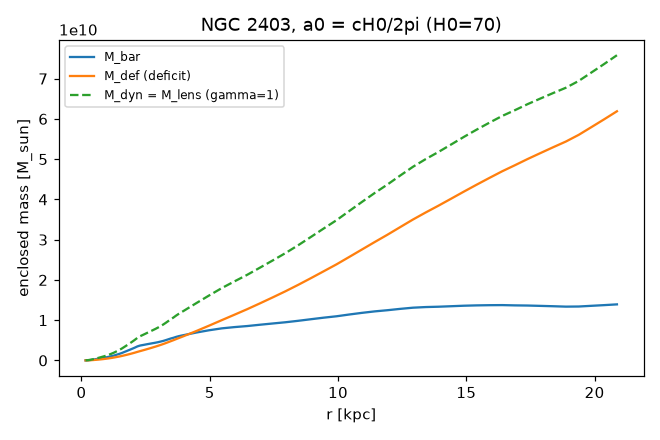

Write Python code to recreate this figure.
#!/usr/bin/env python3
"""
ch8_lensing_consistency.py  --  Chapter 8: does the rotation-fitting deficit lens like a real mass?

Re-implementation (2026-09-28) of a script cited on the site but lost. Rotation-curve fit follows
legacy_v2_3/ch6_galaxy_rar.py part (C) (same nu-function, same 3 km/s error floor, one free
Upsilon) but at the DERIVED a0 = c H0 / 2pi instead of the empirical 1.2e-10. numpy only.

CLAIM ON THE PAGES
------------------
  08-dark-matter-vacuum-deficit: "ch8_lensing_consistency.py fits NGC 2403 with the inflow law at
     the derived a0 = cH0/2pi, reads the implied deficit as a mass (M_def/M_bar ~ 4.4 at the outer
     radius) whose density is positive at every radius -- a well-behaved real mass that lenses with
     gamma = 1 (M_lens = M_dyn), matching observed galaxy lensing, where a modify-dynamics-only
     reading would give gamma = M_bar/M_dyn -> 0.2."
  axh: "Deficit lensing gamma=1 (ch8_lensing_consistency.py; NGC 2403)".

INPUTS (sources)
  ../legacy_v2_3/NGC2403_rotmod.dat : SPARC (Lelli, McGaugh & Schombert 2016), D = 3.16 Mpc.
  a0 = c H0 / 2pi with H0 in {67.4 (Planck 2018), 70.0, 73.04 (SH0ES 2022)} -- [HAND] the page
     does not say which H0; all three are reported. Empirical a0 = 1.2e-10 shown for reference.
  nu(x) = 1/(1 - exp(-sqrt(x)))  (legacy ch6 law);  error floor 3 km/s [HAND, legacy convention].
  Free parameter: disk Upsilon only (bulge is zero for NGC 2403). G = 6.67430e-11.

ALGORITHM
  1. Fit Upsilon on [0.1, 1.5] by golden-section search on chi2 (deterministic).
  2. Spherical-equivalent enclosed masses [HAND approximation; the disk is not spherical]:
       M_bar = V_bar^2 r / G,   M_dyn = V_model^2 r / G,   M_def = M_dyn - M_bar
     (also with V_obs in place of V_model).
  3. rho_def(r) = (dM_def/dr) / (4 pi r^2) by finite differences; count negative radii.
  4. Lensing mass under the two readings:
       VP deficit, no-slip GR matching (Phi = Psi, gamma_PPN = 1): M_lens = M_bar + M_def = M_dyn.
       modify-dynamics-only (lensing sees baryons only):              M_lens / M_dyn = M_bar / M_dyn.
     IMPORTANT: gamma = 1 for the deficit is an ASSUMPTION (no-slip) carried into the script, not
     an output of it; no lensing data are used. What the script does test is that the implied
     deficit is a positive, monotone mass -- the precondition for lensing like one.

EXPECTED OUTPUT (page): M_def/M_bar ~ 4.4 at the outer radius; rho_def > 0 at every radius;
  M_bar/M_dyn -> 0.2.

DETERMINISM: no RNG. Runtime < 2 s. DEPENDENCIES: numpy (matplotlib optional).
"""
import os
import numpy as np

C = 2.99792458e8
G = 6.67430e-11
MPC = 3.0856775814913673e22
KPC = 3.0856775814913673e19
KMS = 1.0e3
HERE = os.path.dirname(os.path.abspath(__file__))
DATA = os.path.join(HERE, "..", "legacy_v2_3", "NGC2403_rotmod.dat")


def nu(x):
    return 1.0 / (1.0 - np.exp(-np.sqrt(x)))


def load(path=DATA):
    d = np.genfromtxt(path, comments="#")
    return (d[:, 0] * KPC, d[:, 1] * KMS, d[:, 2] * KMS, d[:, 3] * KMS, d[:, 4] * KMS, d[:, 5] * KMS)


def vbar2(U, Vgas, Vdisk, Vbul):
    return np.clip(Vgas * np.abs(Vgas) + U * Vdisk * np.abs(Vdisk) + Vbul * np.abs(Vbul), 0, None)


def fit(a0, R, Vobs, eV, Vgas, Vdisk, Vbul):
    err = np.sqrt(eV ** 2 + (3 * KMS) ** 2)

    def model(U):
        gN = vbar2(U, Vgas, Vdisk, Vbul) / R
        return np.sqrt(gN * nu(gN / a0) * R)

    def chi2(U):
        return np.sum(((model(U) - Vobs) / err) ** 2)

    a, b = 0.1, 1.5
    gr = (np.sqrt(5) - 1) / 2
    c1, c2 = b - gr * (b - a), a + gr * (b - a)
    for _ in range(200):
        if chi2(c1) < chi2(c2):
            b, c2 = c2, c1; c1 = b - gr * (b - a)
        else:
            a, c1 = c1, c2; c2 = a + gr * (b - a)
    U = 0.5 * (a + b)
    return U, chi2(U) / (len(R) - 1), model(U)


def analyse(label, a0, data, verbose=True):
    R, Vobs, eV, Vgas, Vdisk, Vbul = data
    U, c2, Vm = fit(a0, R, Vobs, eV, Vgas, Vdisk, Vbul)
    Mbar = vbar2(U, Vgas, Vdisk, Vbul) * R / G
    Mdyn = Vm ** 2 * R / G
    Mdef = Mdyn - Mbar
    Mdef_obs = Vobs ** 2 * R / G - Mbar
    rho = np.gradient(Mdef, R) / (4 * np.pi * R ** 2)
    rho_obs = np.gradient(Mdef_obs, R) / (4 * np.pi * R ** 2)
    res = dict(U=U, c2=c2, ratio_last=Mdef[-1] / Mbar[-1], ratio_out5=np.mean(Mdef[-5:] / Mbar[-5:]),
               ratio_obs_last=Mdef_obs[-1] / Mbar[-1], nneg=int(np.sum(rho <= 0)),
               nneg_obs=int(np.sum(rho_obs <= 0)), nneg_M=int(np.sum(Mdef < 0)),
               g_mdo=Mbar[-1] / Mdyn[-1], N=len(R), Rlast=R[-1] / KPC, Mdef=Mdef, Mbar=Mbar, Mdyn=Mdyn, R=R)
    if verbose:
        print(f"  {label:<24s} a0={a0:.3e}  Upsilon={U:.3f}  chi2/dof={c2:.2f}  "
              f"M_def/M_bar(last r={res['Rlast']:.1f} kpc)={res['ratio_last']:.2f}  "
              f"(outer-5 mean {res['ratio_out5']:.2f}; with V_obs {res['ratio_obs_last']:.2f})")
        print(f"  {'':<24s} rho_def<=0 at {res['nneg']}/{res['N']} radii (model V), "
              f"{res['nneg_obs']}/{res['N']} (observed V);  M_def<0 at {res['nneg_M']} radii;  "
              f"modify-dynamics-only M_bar/M_dyn(last) = {res['g_mdo']:.3f}")
    return res


if __name__ == "__main__":
    print("=== ch8_lensing_consistency.py : NGC 2403 deficit as a lensing mass ===")
    data = load()
    runs = {}
    for H0 in (67.4, 70.0, 73.04):
        a0 = C * H0 * KMS / MPC / (2 * np.pi)
        runs[H0] = analyse(f"derived, H0={H0}", a0, data)
    ref = analyse("empirical a0 (ch6 ref)", 1.2e-10, data)

    r70 = runs[70.0]
    print("\nLENSING (last radius, H0 = 70):")
    print(f"  VP deficit, no-slip (gamma=1 ASSUMED): M_lens/M_dyn = 1.000")
    print(f"  modify-dynamics-only (baryons lens):   M_lens/M_dyn = {r70['g_mdo']:.3f}")
    print("  No galaxy-lensing data are used; gamma = 1 is the no-slip input, not a measured output.")

    lo = min(r['ratio_last'] for r in runs.values()); hi = max(r['ratio_last'] for r in runs.values())
    print("\nRESULT vs PAGE")
    print(f"  M_def/M_bar at the outer radius: {lo:.2f}-{hi:.2f} over H0 = 67.4-73.04 (page: ~4.4).")
    print(f"  rho_def > 0 at every radius (model V): "
          f"{'YES' if all(r['nneg']==0 for r in runs.values()) else 'NO'} "
          f"(with the noisy observed V: {r70['nneg_obs']} non-positive radii at H0=70).")
    print(f"  modify-dynamics-only M_bar/M_dyn: {min(r['g_mdo'] for r in runs.values()):.3f}-"
          f"{max(r['g_mdo'] for r in runs.values()):.3f} (page: -> 0.2).")
    print("  Grade: consistency check under an assumed gamma = 1; the joint fit against measured")
    print("  lensing of the same systems remains open [O].")
    try:
        import matplotlib
        matplotlib.use("Agg")
        import matplotlib.pyplot as plt
        fig, ax = plt.subplots(figsize=(6, 4))
        Rk = r70["R"] / KPC
        ax.plot(Rk, r70["Mbar"] / 1.989e30, label="M_bar")
        ax.plot(Rk, r70["Mdef"] / 1.989e30, label="M_def (deficit)")
        ax.plot(Rk, r70["Mdyn"] / 1.989e30, "--", label="M_dyn = M_lens (gamma=1)")
        ax.set_xlabel("r [kpc]"); ax.set_ylabel("enclosed mass [M_sun]"); ax.legend(fontsize=8)
        ax.set_title("NGC 2403, a0 = cH0/2pi (H0=70)")
        plt.tight_layout(); plt.savefig(os.path.join(HERE, "ch8_lensing_consistency.png"), dpi=110)
        print("  [figure written: ch8_lensing_consistency.png]")
    except Exception as exc:
        print(f"  [matplotlib unavailable: {exc}] numbers above are the result.")
